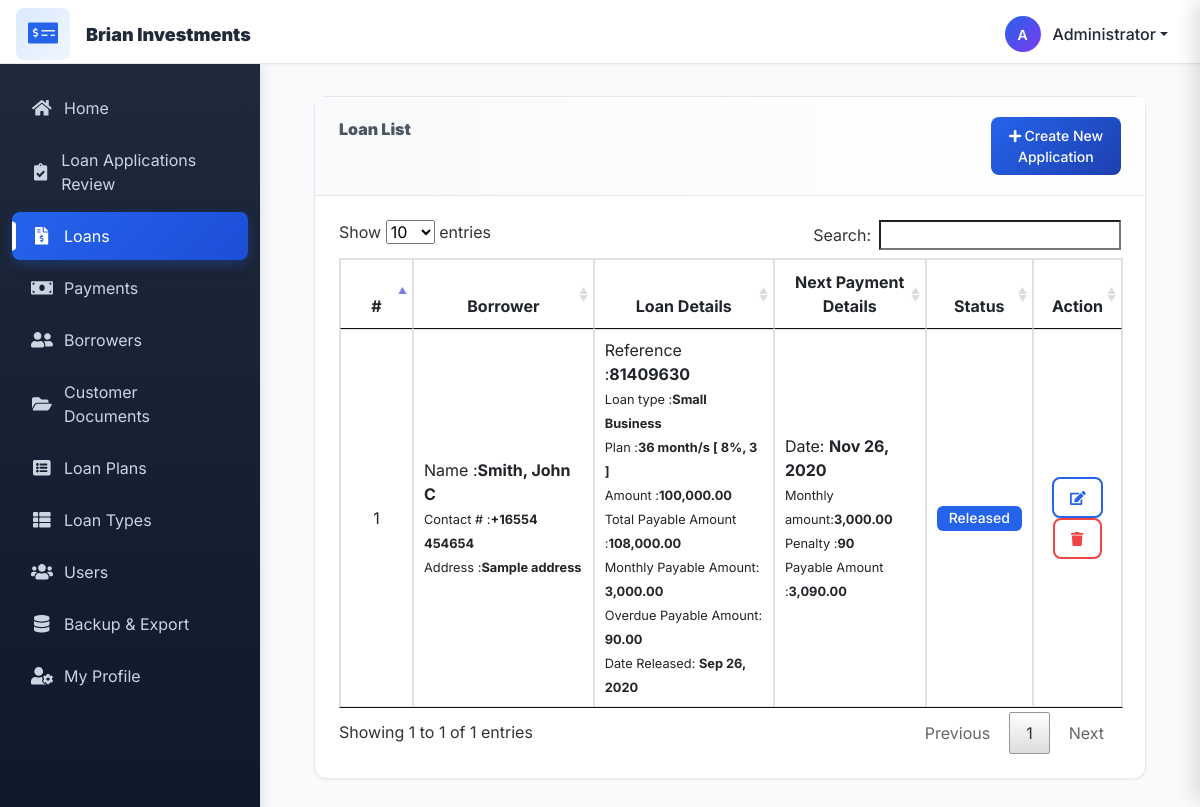
The page /admin.php?page=loans (signed in) on the database as committed earlier.
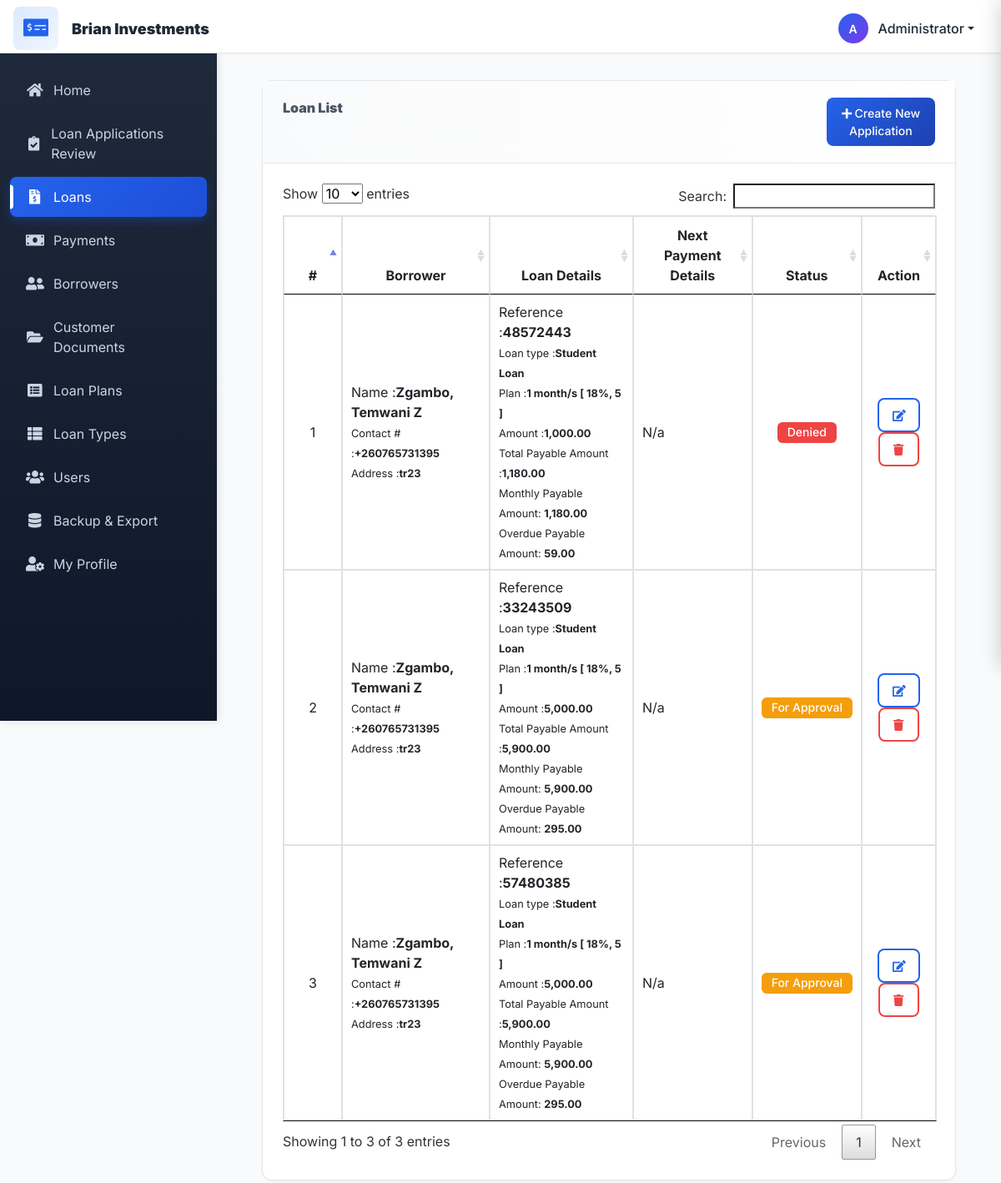
The same page on the database as committed later.
### tables this page shows
CREATE TABLE `loan_list` (
  `id` int(30) NOT NULL,
  `ref_no` varchar(50) NOT NULL,
  `loan_type_id` int(30) NOT NULL,
  `borrower_id` int(30) NOT NULL,
  `purpose` text NOT NULL,
  `amount` double NOT NULL COMMENT 'Principal loan amount',
  `plan_id` int(30) NOT NULL,
  `status` tinyint(1) NOT NULL DEFAULT 0 COMMENT '0=pending, 1=approved, 2=released, 3=completed, 4=denied',
  `date_released` datetime DEFAULT NULL COMMENT 'Date loan was disbursed',
  `date_created` datetime NOT NULL DEFAULT current_timestamp(),
  `application_source` varchar(20) DEFAULT 'admin' COMMENT 'admin or customer',
  `application_status` tinyint(1) DEFAULT 0 COMMENT '0=draft, 1=submitted, 2=under_review, 3=approved, 4=denied',
  `reviewed_by` int(30) DEFAULT NULL COMMENT 'User ID of admin/staff who reviewed',
  `review_date` datetime DEFAULT NULL,
  `review_notes` text DEFAULT NULL,
  `denial_reason` text DEFAULT NULL,
  `interest_rate` decimal(5,2) DEFAULT 0.00 COMMENT 'TOTAL interest rate (not annual) - set by admin or 18% for 1-month',
  `total_interest` decimal(15,2) DEFAULT 0.00 COMMENT 'Principal * interest_rate%',
  `total_payable` decimal(15,2) DEFAULT 0.00 COMMENT 'Principal + Total Interest',
  `monthly_installment` decimal(15,2) DEFAULT 0.00 COMMENT 'Total Payable / Duration Months',
  `outstanding_balance` decimal(15,2) DEFAULT 0.00 COMMENT 'Remaining balance to be paid',
  `duration_months` int(11) DEFAULT 1 COMMENT 'Loan duration in months'
);

CREATE TABLE `borrowers` (
  `id` int(30) NOT NULL,
  `firstname` varchar(100) NOT NULL,
  `middlename` varchar(100) NOT NULL,
  `lastname` varchar(100) NOT NULL,
  `contact_no` varchar(30) NOT NULL,
  `address` text NOT NULL,
  `email` varchar(50) NOT NULL,
  `tax_id` varchar(50) NOT NULL,
  `username` varchar(100) DEFAULT NULL,
  `password` varchar(255) DEFAULT NULL,
  `status` tinyint(1) DEFAULT 1 COMMENT '0=inactive, 1=active',
  `email_verified` tinyint(1) DEFAULT 0,
  `date_created` int(11) NOT NULL,
  `last_updated` datetime DEFAULT NULL,
  `updated_by` int(30) DEFAULT NULL COMMENT 'User or self',
  `profile_complete` tinyint(1) DEFAULT 0 COMMENT '0=incomplete, 1=complete',
  `guarantor_name` varchar(255) DEFAULT NULL COMMENT 'Name of guarantor',
  `guarantor_contact` varchar(100) DEFAULT NULL COMMENT 'Guarantor contact number',
  `guarantor_address` text DEFAULT NULL COMMENT 'Guarantor address'
);

CREATE TABLE `loan_plan` (
  `id` int(30) NOT NULL,
  `months` int(11) NOT NULL,
  `interest_percentage` float NOT NULL COMMENT 'TOTAL interest percentage (not annual)',
  `penalty_rate` int(11) NOT NULL COMMENT 'Penalty rate for overdue payments',
  `calculation_type` varchar(20) DEFAULT 'simple' COMMENT 'simple = TOTAL interest applied to principal'
);

CREATE TABLE `loan_schedules` (
  `id` int(30) NOT NULL,
  `loan_id` int(30) NOT NULL,
  `installment_no` int(11) NOT NULL DEFAULT 1 COMMENT 'Installment number (1, 2, 3...)',
  `amount_due` decimal(15,2) NOT NULL DEFAULT 0.00 COMMENT 'Monthly installment amount',
  `date_due` date NOT NULL,
  `status` tinyint(1) NOT NULL DEFAULT 0 COMMENT '0=pending, 1=paid, 2=overdue',
  `paid_date` date DEFAULT NULL,
  `paid_amount` decimal(15,2) DEFAULT 0.00
);

### loans.php (the view, shortened to what the rows shown need)
<?php
include 'db_connect.php';
?>
<div class="container-fluid">
	<div class="col-lg-12">
		<div class="card">
			<div class="card-body">
				<table class="table table-bordered" id="loan-list">
					<colgroup>
					</colgroup>
					<thead>
						<tr>
							<th class="text-center">#</th>
							<th class="text-center">Borrower</th>
							<th class="text-center">Loan Details</th>
							<th class="text-center">Next Payment Details</th>
							<th class="text-center">Status</th>
							<th class="text-center">Action</th>
						</tr>
					</thead>
					<tbody>
						<?php
							$i=1;
							$type_arr = array();
							$plan_arr = array();
							$type = $conn->query("SELECT * FROM loan_types where id in (SELECT loan_type_id from loan_list) ");
							while($row=$type->fetch_assoc()){
								$type_arr[$row['id']] = $row['type_name'];
							}
							$plan = $conn->query("SELECT *,concat(months,' month/s [ ',interest_percentage,'%, ',penalty_rate,' ]') as plan FROM loan_plan where id in (SELECT plan_id from loan_list) ");
							while($row=$plan->fetch_assoc()){
								$plan_arr[$row['id']] = $row;
							}
							$qry = $conn->query("SELECT l.*,concat(b.lastname,', ',b.firstname,' ',b.middlename)as name, b.contact_no, b.address from loan_list l inner join borrowers b on b.id = l.borrower_id  order by id asc");
							while($row = $qry->fetch_assoc()):
								$has_valid_plan = isset($plan_arr[$row['plan_id']]) &&
								                  isset($plan_arr[$row['plan_id']]['months']) &&
								                  $plan_arr[$row['plan_id']]['months'] > 0;
								if($has_valid_plan) {
									if(isset($row['monthly_installment']) && $row['monthly_installment'] > 0) {
										$monthly = $row['monthly_installment'];
										$penalty = $monthly * ($plan_arr[$row['plan_id']]['penalty_rate']/100);
									} else {
										$monthly = ($row['amount'] + ($row['amount'] * ($plan_arr[$row['plan_id']]['interest_percentage']/100))) / $plan_arr[$row['plan_id']]['months'];
										$penalty = $monthly * ($plan_arr[$row['plan_id']]['penalty_rate']/100);
									}
								} else {
									$monthly = 0;
									$penalty = 0;
								}
								$payments = $conn->query("SELECT * from payments where loan_id =".$row['id']);
								$paid = $payments->num_rows;
								$offset = $paid > 0 ? " offset $paid ": "";
								$next = '';
								if($row['status'] == 2):
									$next_result = $conn->query("SELECT * FROM loan_schedules where loan_id = '".$row['id']."'  order by date(date_due) asc limit 1 $offset ");
									if($next_result && $next_result->num_rows > 0) {
										$next = $next_result->fetch_assoc()['date_due'];
									}
								endif;
						 ?>
						 <tr>
						 	<td class="text-center"><?php echo $i++ ?></td>
						 	<td>
						 		<p>Name :<b><?php echo $row['name'] ?></b></p>
						 		<p><small>Contact # :<b><?php echo $row['contact_no'] ?></small></b></p>
						 		<p><small>Address :<b><?php echo $row['address'] ?></small></b></p>
						 	</td>
						 	<td>
						 		<p>Reference :<b><?php echo $row['ref_no'] ?></b></p>
						 		<p><small>Loan type :<b><?php echo isset($type_arr[$row['loan_type_id']]) ? $type_arr[$row['loan_type_id']] : 'N/A' ?></small></b></p>
						 		<p><small>Plan :<b><?php echo $has_valid_plan ? $plan_arr[$row['plan_id']]['plan'] : 'No Plan Assigned' ?></small></b></p>
						 		<p><small>Amount :<b><?php echo number_format($row['amount'], 2) ?></small></b></p>
						 		<?php if($has_valid_plan): ?>
						 		<p><small>Total Payable Amount :<b><?php echo number_format($monthly * $plan_arr[$row['plan_id']]['months'],2) ?></small></b></p>
						 		<p><small>Monthly Payable Amount: <b><?php echo number_format($monthly,2) ?></small></b></p>
						 		<p><small>Overdue Payable Amount: <b><?php echo number_format($penalty,2) ?></small></b></p>
						 		<?php else: ?>
						 		<p><small class="text-danger">Please assign a loan plan to this loan</small></p>
						 		<?php endif; ?>
						 		<?php if($row['status'] == 2 || $row['status'] == 3): ?>
						 		<p><small>Date Released: <b><?php echo date("M d, Y",strtotime($row['date_released'])) ?></small></b></p>
						 		<?php endif; ?>
						 	</td>
						 	<td>
						 		<?php if($row['status'] == 2 && $has_valid_plan && !empty($next)): ?>
						 		<p>Date: <b>
						 		<?php echo date('M d, Y',strtotime($next)); ?>
						 		</b></p>
						 		<p><small>Monthly amount:<b><?php echo number_format($monthly,2) ?></b></small></p>
						 		<p><small>Penalty :<b><?php echo $add = (date('Ymd',strtotime($next)) < date("Ymd") ) ?  $penalty : 0; ?></b></small></p>
						 		<p><small>Payable Amount :<b><?php echo number_format($monthly + $add,2) ?></b></small></p>
						 		<?php else: ?>
						 			N/a
						 		<?php endif; ?>
						 	</td>
						 	<td class="text-center">
						 		<?php if($row['status'] == 0): ?>
						 			<span class="badge badge-warning">For Approval</span>
						 		<?php elseif($row['status'] == 1): ?>
						 			<span class="badge badge-info">Approved</span>
					 			<?php elseif($row['status'] == 2): ?>
						 			<span class="badge badge-primary">Released</span>
					 			<?php elseif($row['status'] == 3): ?>
						 			<span class="badge badge-success">Completed</span>
					 			<?php elseif($row['status'] == 4): ?>
						 			<span class="badge badge-danger">Denied</span>
						 		<?php endif; ?>
						 	</td>
						 	<td class="text-center">
						 			<button class="btn btn-outline-primary btn-sm edit_loan" type="button" data-id="<?php echo $row['id'] ?>"><i class="fa fa-edit"></i></button>
						 			<button class="btn btn-outline-danger btn-sm delete_loan" type="button" data-id="<?php echo $row['id'] ?>"><i class="fa fa-trash"></i></button>
						 	</td>
						 </tr>
						<?php endwhile; ?>
					</tbody>
				</table>
			</div>
		</div>
	</div>
</div>

Rows that differ between the two databases and show on the page:
removed loan_list: name "Smith, John C", borrower.contact_no "+16554 454654", borrower.address "Sample address", ref_no "81409630", loan_type "Small Business", plan "36 month/s [ 8%, 3 ]", amount "100,000.00", $monthly * $plan_arr[$row['plan_id']]['months'] "108,000.00", monthly "3,000.00", penalty "90.00", date_released "Sep 26, 2020", loan_schedules.date_due "Nov 26, 2020", $monthly + $add "3,090.00", status "Released"
added loan_list: name "Zgambo, Temwani Z", borrower.contact_no "+260765731395", borrower.address "tr23", ref_no "48572443", loan_type "Student Loan", plan "1 month/s [ 18%, 5 ]", amount "1,000.00", $monthly * $plan_arr[$row['plan_id']]['months'] "1,180.00", monthly "1,180.00", penalty "59.00", status "N/a"
added loan_list: name "Zgambo, Temwani Z", borrower.contact_no "+260765731395", borrower.address "tr23", ref_no "33243509", loan_type "Student Loan", plan "1 month/s [ 18%, 5 ]", amount "5,000.00", $monthly * $plan_arr[$row['plan_id']]['months'] "5,900.00", monthly "5,900.00", penalty "295.00", status "N/a"
added loan_list: name "Zgambo, Temwani Z", borrower.contact_no "+260765731395", borrower.address "tr23", ref_no "57480385", loan_type "Student Loan", plan "1 month/s [ 18%, 5 ]", amount "5,000.00", $monthly * $plan_arr[$row['plan_id']]['months'] "5,900.00", monthly "5,900.00", penalty "295.00", status "N/a"
Other text that changed with them:
text written by a page script: "Show entries Search: Showing 1 to 1 of 1 entries Previous 1 Next" → "Show entries Search: Showing 1 to 3 of 3 entries Previous 1 Next"
